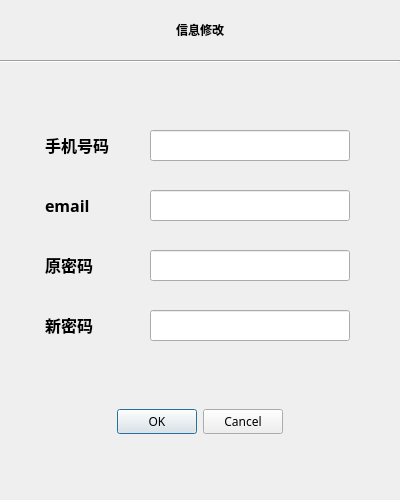
<?xml version="1.0" encoding="UTF-8"?>
<ui version="4.0">
 <class>AlterInfo</class>
 <widget class="QWidget" name="AlterInfo">
  <property name="geometry">
   <rect>
    <x>0</x>
    <y>0</y>
    <width>400</width>
    <height>500</height>
   </rect>
  </property>
  <property name="windowTitle">
   <string>Form</string>
  </property>
  <widget class="QLabel" name="label_3">
   <property name="geometry">
    <rect>
     <x>45</x>
     <y>130</y>
     <width>100</width>
     <height>30</height>
    </rect>
   </property>
   <property name="font">
    <font>
     <family>微软雅黑</family>
     <pointsize>12</pointsize>
     <weight>75</weight>
     <bold>true</bold>
    </font>
   </property>
   <property name="text">
    <string>手机号码</string>
   </property>
  </widget>
  <widget class="QLabel" name="label_4">
   <property name="geometry">
    <rect>
     <x>45</x>
     <y>190</y>
     <width>100</width>
     <height>30</height>
    </rect>
   </property>
   <property name="font">
    <font>
     <family>微软雅黑</family>
     <pointsize>12</pointsize>
     <weight>75</weight>
     <bold>true</bold>
    </font>
   </property>
   <property name="text">
    <string>email</string>
   </property>
  </widget>
  <widget class="QLabel" name="label_5">
   <property name="geometry">
    <rect>
     <x>45</x>
     <y>250</y>
     <width>100</width>
     <height>30</height>
    </rect>
   </property>
   <property name="font">
    <font>
     <family>微软雅黑</family>
     <pointsize>12</pointsize>
     <weight>75</weight>
     <bold>true</bold>
    </font>
   </property>
   <property name="text">
    <string>原密码</string>
   </property>
  </widget>
  <widget class="QLabel" name="label_6">
   <property name="geometry">
    <rect>
     <x>45</x>
     <y>310</y>
     <width>100</width>
     <height>30</height>
    </rect>
   </property>
   <property name="font">
    <font>
     <family>微软雅黑</family>
     <pointsize>12</pointsize>
     <weight>75</weight>
     <bold>true</bold>
    </font>
   </property>
   <property name="text">
    <string>新密码</string>
   </property>
  </widget>
  <widget class="Line" name="line">
   <property name="geometry">
    <rect>
     <x>0</x>
     <y>60</y>
     <width>400</width>
     <height>3</height>
    </rect>
   </property>
   <property name="orientation">
    <enum>Qt::Horizontal</enum>
   </property>
  </widget>
  <widget class="QLabel" name="label">
   <property name="geometry">
    <rect>
     <x>140</x>
     <y>15</y>
     <width>120</width>
     <height>30</height>
    </rect>
   </property>
   <property name="font">
    <font>
     <family>微软雅黑</family>
     <weight>75</weight>
     <bold>true</bold>
    </font>
   </property>
   <property name="text">
    <string>信息修改</string>
   </property>
   <property name="alignment">
    <set>Qt::AlignCenter</set>
   </property>
  </widget>
  <widget class="QLineEdit" name="lineEdit_tel">
   <property name="geometry">
    <rect>
     <x>150</x>
     <y>130</y>
     <width>200</width>
     <height>31</height>
    </rect>
   </property>
  </widget>
  <widget class="QLineEdit" name="lineEdit_email">
   <property name="geometry">
    <rect>
     <x>150</x>
     <y>190</y>
     <width>200</width>
     <height>31</height>
    </rect>
   </property>
  </widget>
  <widget class="QLineEdit" name="lineEdit_oldpw">
   <property name="geometry">
    <rect>
     <x>150</x>
     <y>250</y>
     <width>200</width>
     <height>31</height>
    </rect>
   </property>
  </widget>
  <widget class="QLineEdit" name="lineEdit_newpw">
   <property name="geometry">
    <rect>
     <x>150</x>
     <y>310</y>
     <width>200</width>
     <height>31</height>
    </rect>
   </property>
  </widget>
  <widget class="QDialogButtonBox" name="buttonBox">
   <property name="geometry">
    <rect>
     <x>100</x>
     <y>405</y>
     <width>200</width>
     <height>33</height>
    </rect>
   </property>
   <property name="font">
    <font>
     <family>微软雅黑</family>
    </font>
   </property>
   <property name="orientation">
    <enum>Qt::Horizontal</enum>
   </property>
   <property name="standardButtons">
    <set>QDialogButtonBox::Cancel|QDialogButtonBox::Ok</set>
   </property>
   <property name="centerButtons">
    <bool>true</bool>
   </property>
  </widget>
 </widget>
 <resources/>
 <connections/>
</ui>
